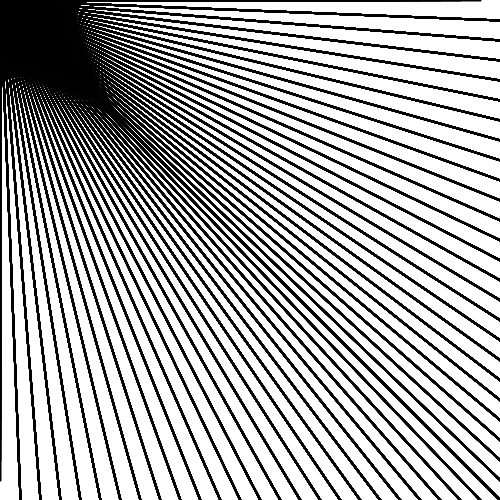
Frame 1 (no input)
Frame 60 (the mouse pressed at the canvas centre just before this capture): identical to frame 1, image omitted
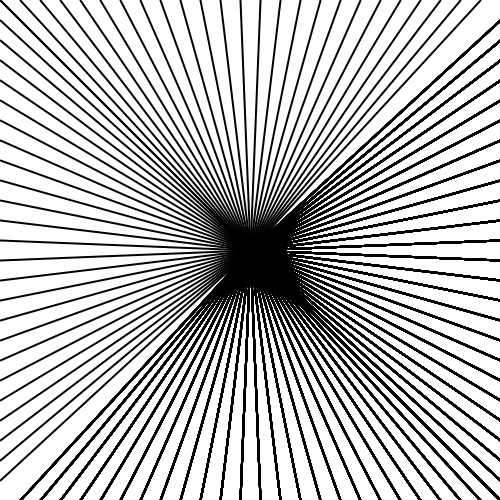
Frame 120 (the mouse held since frame 60 and released just before this capture)

The Processing sketch that drew these frames (run headless with seeded random() and noise(); from frame 60 on, the mouse is pressed at the canvas centre):

// Processing sketch: processing_144143
// ── processing_144143.pde

void setup(){
size(500,500);
strokeWeight(2);
}

void draw(){
  background(255);
  smooth();
  for(int y = 0; y<500; y +=20){
    line(0,y, mouseX, mouseY);
  }
    
  for(int x = 0; x<500; x +=20){
    line(x, 0, mouseX, mouseY);
    
  for(int n = 500; n>0; n -=20){
    line(500,n, mouseX, mouseY);
  }
    
  for(int m = 500; m>0; m -=20){
    line(m, 500, mouseX, mouseY);
   
  }  
  
}
}
